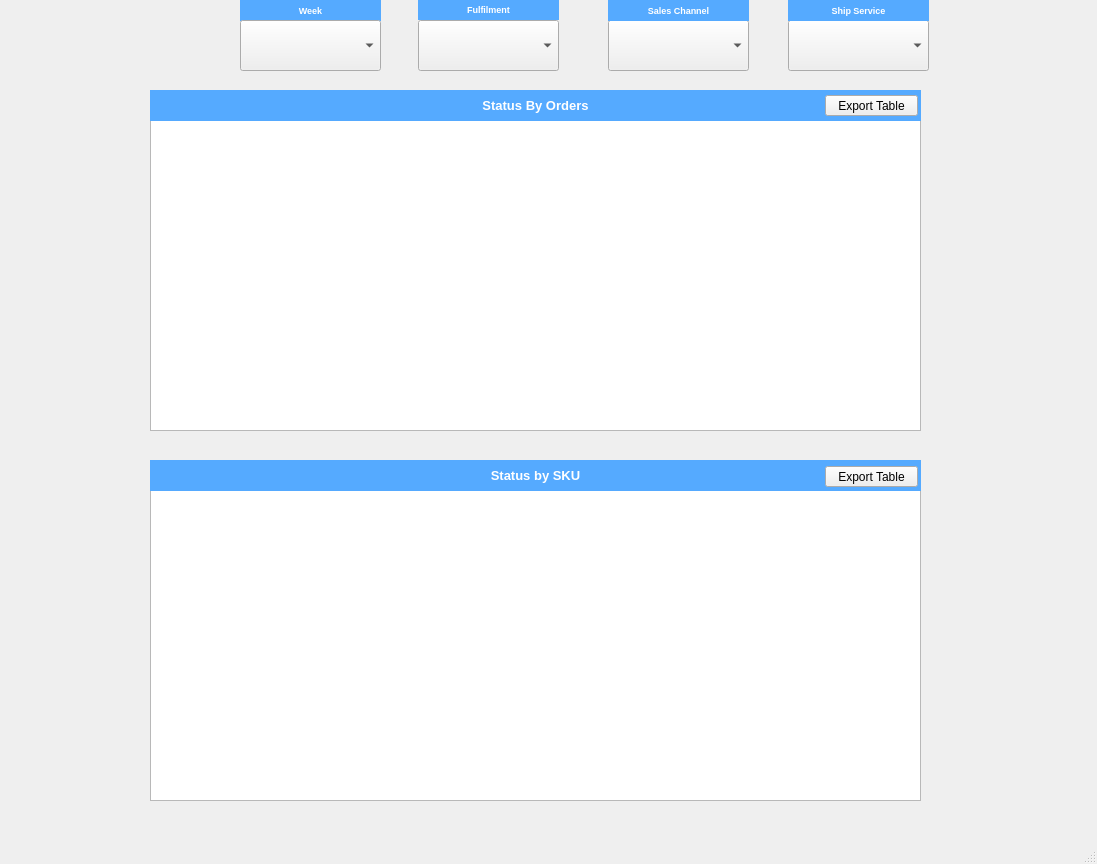
<?xml version="1.0" encoding="UTF-8"?>
<ui version="4.0">
 <class>MainWindow</class>
 <widget class="QMainWindow" name="MainWindow">
  <property name="geometry">
   <rect>
    <x>0</x>
    <y>0</y>
    <width>1097</width>
    <height>864</height>
   </rect>
  </property>
  <property name="windowTitle">
   <string>MainWindow</string>
  </property>
  <widget class="QWidget" name="centralwidget">
   <widget class="QTableView" name="tableView">
    <property name="geometry">
     <rect>
      <x>150</x>
      <y>110</y>
      <width>771</width>
      <height>321</height>
     </rect>
    </property>
   </widget>
   <widget class="QTableView" name="tableView_2">
    <property name="geometry">
     <rect>
      <x>150</x>
      <y>480</y>
      <width>771</width>
      <height>321</height>
     </rect>
    </property>
   </widget>
   <widget class="QPushButton" name="pushButton">
    <property name="geometry">
     <rect>
      <x>825</x>
      <y>95</y>
      <width>93</width>
      <height>21</height>
     </rect>
    </property>
    <property name="text">
     <string>Export Table</string>
    </property>
   </widget>
   <widget class="QPushButton" name="pushButton_2">
    <property name="geometry">
     <rect>
      <x>825</x>
      <y>466</y>
      <width>93</width>
      <height>21</height>
     </rect>
    </property>
    <property name="text">
     <string>Export Table</string>
    </property>
   </widget>
   <widget class="QLabel" name="label_9">
    <property name="geometry">
     <rect>
      <x>150</x>
      <y>460</y>
      <width>771</width>
      <height>31</height>
     </rect>
    </property>
    <property name="font">
     <font>
      <pointsize>10</pointsize>
      <weight>75</weight>
      <bold>true</bold>
     </font>
    </property>
    <property name="autoFillBackground">
     <bool>false</bool>
    </property>
    <property name="styleSheet">
     <string notr="true">background-color:  rgb(85, 170, 255)</string>
    </property>
    <property name="text">
     <string>&lt;html&gt;&lt;head/&gt;&lt;body&gt;&lt;p align=&quot;center&quot;&gt;&lt;span style=&quot; color:#ffffff;&quot;&gt;Status by SKU&lt;/span&gt;&lt;/p&gt;&lt;/body&gt;&lt;/html&gt;</string>
    </property>
    <property name="textFormat">
     <enum>Qt::RichText</enum>
    </property>
    <property name="alignment">
     <set>Qt::AlignCenter</set>
    </property>
   </widget>
   <widget class="QLabel" name="label_8">
    <property name="geometry">
     <rect>
      <x>150</x>
      <y>90</y>
      <width>771</width>
      <height>31</height>
     </rect>
    </property>
    <property name="font">
     <font>
      <pointsize>10</pointsize>
      <weight>75</weight>
      <bold>true</bold>
     </font>
    </property>
    <property name="autoFillBackground">
     <bool>false</bool>
    </property>
    <property name="styleSheet">
     <string notr="true">background-color:  rgb(85, 170, 255)</string>
    </property>
    <property name="text">
     <string>&lt;html&gt;&lt;head/&gt;&lt;body&gt;&lt;p align=&quot;center&quot;&gt;&lt;span style=&quot; color:#ffffff;&quot;&gt;Status By Orders&lt;/span&gt;&lt;/p&gt;&lt;/body&gt;&lt;/html&gt;</string>
    </property>
    <property name="textFormat">
     <enum>Qt::RichText</enum>
    </property>
    <property name="alignment">
     <set>Qt::AlignCenter</set>
    </property>
   </widget>
   <widget class="QLabel" name="label_12">
    <property name="geometry">
     <rect>
      <x>240</x>
      <y>0</y>
      <width>141</width>
      <height>21</height>
     </rect>
    </property>
    <property name="font">
     <font>
      <pointsize>10</pointsize>
      <weight>75</weight>
      <bold>true</bold>
     </font>
    </property>
    <property name="autoFillBackground">
     <bool>false</bool>
    </property>
    <property name="styleSheet">
     <string notr="true">background-color:  rgb(85, 170, 255)</string>
    </property>
    <property name="text">
     <string>&lt;html&gt;&lt;head/&gt;&lt;body&gt;&lt;p align=&quot;center&quot;&gt;&lt;span style=&quot; font-size:7pt; color:#ffffff;&quot;&gt;Week&lt;/span&gt;&lt;/p&gt;&lt;/body&gt;&lt;/html&gt;</string>
    </property>
    <property name="textFormat">
     <enum>Qt::RichText</enum>
    </property>
    <property name="alignment">
     <set>Qt::AlignCenter</set>
    </property>
   </widget>
   <widget class="QComboBox" name="weekComboBox_4">
    <property name="geometry">
     <rect>
      <x>788</x>
      <y>20</y>
      <width>141</width>
      <height>51</height>
     </rect>
    </property>
   </widget>
   <widget class="QComboBox" name="weekComboBox">
    <property name="geometry">
     <rect>
      <x>240</x>
      <y>20</y>
      <width>141</width>
      <height>51</height>
     </rect>
    </property>
   </widget>
   <widget class="QLabel" name="label_6">
    <property name="geometry">
     <rect>
      <x>418</x>
      <y>0</y>
      <width>141</width>
      <height>20</height>
     </rect>
    </property>
    <property name="font">
     <font>
      <pointsize>10</pointsize>
      <weight>75</weight>
      <bold>true</bold>
     </font>
    </property>
    <property name="autoFillBackground">
     <bool>false</bool>
    </property>
    <property name="styleSheet">
     <string notr="true">background-color:  rgb(85, 170, 255)</string>
    </property>
    <property name="text">
     <string>&lt;html&gt;&lt;head/&gt;&lt;body&gt;&lt;p align=&quot;center&quot;&gt;&lt;span style=&quot; font-size:7pt; color:#ffffff;&quot;&gt;Fulfilment&lt;/span&gt;&lt;/p&gt;&lt;/body&gt;&lt;/html&gt;</string>
    </property>
    <property name="textFormat">
     <enum>Qt::RichText</enum>
    </property>
    <property name="alignment">
     <set>Qt::AlignCenter</set>
    </property>
   </widget>
   <widget class="QLabel" name="label_13">
    <property name="geometry">
     <rect>
      <x>788</x>
      <y>0</y>
      <width>141</width>
      <height>21</height>
     </rect>
    </property>
    <property name="font">
     <font>
      <pointsize>10</pointsize>
      <weight>75</weight>
      <bold>true</bold>
     </font>
    </property>
    <property name="autoFillBackground">
     <bool>false</bool>
    </property>
    <property name="styleSheet">
     <string notr="true">background-color:  rgb(85, 170, 255)</string>
    </property>
    <property name="text">
     <string>&lt;html&gt;&lt;head/&gt;&lt;body&gt;&lt;p align=&quot;center&quot;&gt;&lt;span style=&quot; font-size:7pt; color:#ffffff;&quot;&gt;Ship Service&lt;/span&gt;&lt;/p&gt;&lt;/body&gt;&lt;/html&gt;</string>
    </property>
    <property name="textFormat">
     <enum>Qt::RichText</enum>
    </property>
    <property name="alignment">
     <set>Qt::AlignCenter</set>
    </property>
   </widget>
   <widget class="QComboBox" name="weekComboBox_3">
    <property name="geometry">
     <rect>
      <x>608</x>
      <y>20</y>
      <width>141</width>
      <height>51</height>
     </rect>
    </property>
   </widget>
   <widget class="QLabel" name="label_14">
    <property name="geometry">
     <rect>
      <x>608</x>
      <y>0</y>
      <width>141</width>
      <height>21</height>
     </rect>
    </property>
    <property name="font">
     <font>
      <pointsize>10</pointsize>
      <weight>75</weight>
      <bold>true</bold>
     </font>
    </property>
    <property name="autoFillBackground">
     <bool>false</bool>
    </property>
    <property name="styleSheet">
     <string notr="true">background-color:  rgb(85, 170, 255)</string>
    </property>
    <property name="text">
     <string>&lt;html&gt;&lt;head/&gt;&lt;body&gt;&lt;p align=&quot;center&quot;&gt;&lt;span style=&quot; font-size:7pt; color:#ffffff;&quot;&gt;Sales Channel&lt;/span&gt;&lt;/p&gt;&lt;/body&gt;&lt;/html&gt;</string>
    </property>
    <property name="textFormat">
     <enum>Qt::RichText</enum>
    </property>
    <property name="alignment">
     <set>Qt::AlignCenter</set>
    </property>
   </widget>
   <widget class="QComboBox" name="weekComboBox_2">
    <property name="geometry">
     <rect>
      <x>418</x>
      <y>20</y>
      <width>141</width>
      <height>51</height>
     </rect>
    </property>
   </widget>
   <zorder>tableView</zorder>
   <zorder>label_8</zorder>
   <zorder>tableView_2</zorder>
   <zorder>label_9</zorder>
   <zorder>pushButton</zorder>
   <zorder>pushButton_2</zorder>
   <zorder>label_12</zorder>
   <zorder>weekComboBox_4</zorder>
   <zorder>weekComboBox</zorder>
   <zorder>label_6</zorder>
   <zorder>label_13</zorder>
   <zorder>weekComboBox_3</zorder>
   <zorder>label_14</zorder>
   <zorder>weekComboBox_2</zorder>
  </widget>
  <widget class="QMenuBar" name="menubar">
   <property name="geometry">
    <rect>
     <x>0</x>
     <y>0</y>
     <width>1097</width>
     <height>26</height>
    </rect>
   </property>
  </widget>
  <widget class="QStatusBar" name="statusbar"/>
 </widget>
 <resources/>
 <connections/>
</ui>
